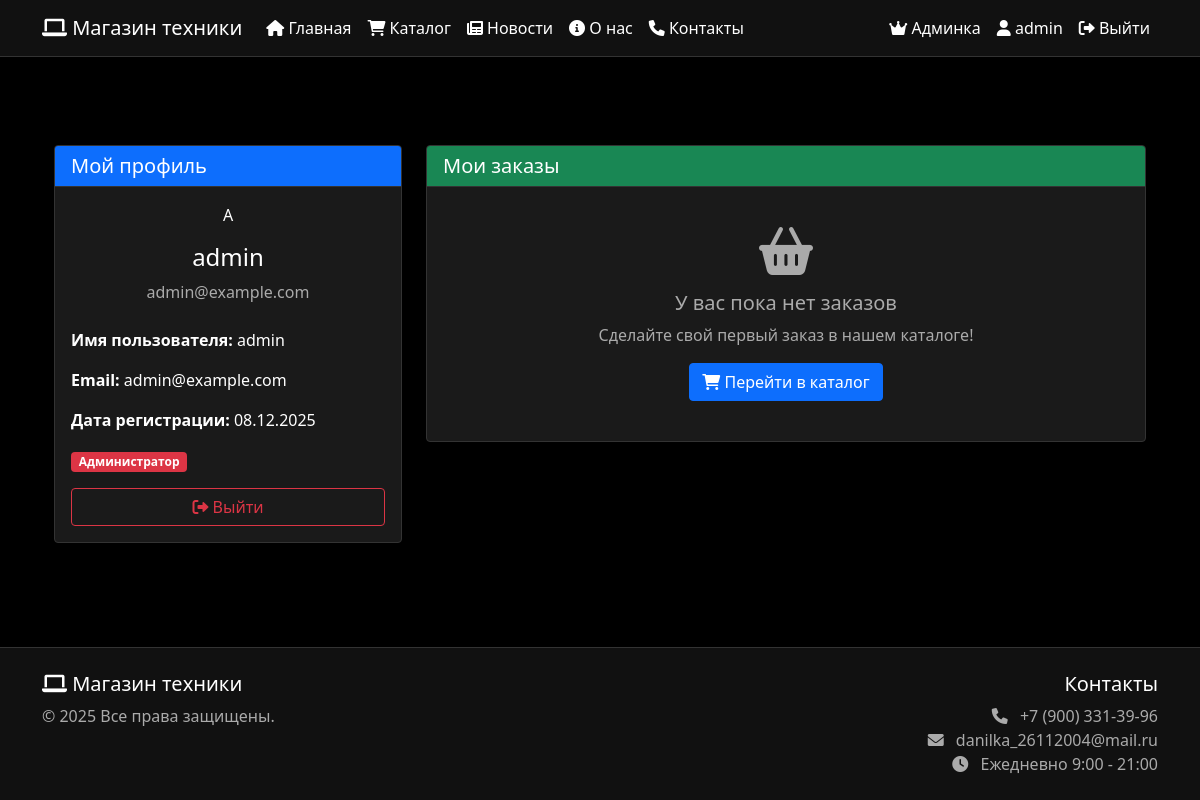
The app's page /profile (signed in) with its own data.
### app.py (models this page shows, shortened)
class User(UserMixin, db.Model):
    id = db.Column(db.Integer, primary_key=True)
    username = db.Column(db.String(80), unique=True, nullable=False)
    email = db.Column(db.String(120), unique=True, nullable=False)
    password_hash = db.Column(db.String(200), nullable=False)
    is_admin = db.Column(db.Boolean, default=False)
    created_at = db.Column(db.DateTime, default=datetime.utcnow)

### app.py (the view)
@app.route('/profile')
@login_required
def profile():
    user_orders = Order.query.filter_by(user_id=current_user.id) \
        .order_by(Order.created_at.desc()) \
        .all()
    return render_template('profile.html', orders=user_orders)

### app.py (called while the page is built)
@app.template_filter('format_date')
def format_date_filter(value, format='%d.%m.%Y'):
    if value is None:
        return ""
    return value.strftime(format)

@login_manager.user_loader
def load_user(user_id):
    return db.session.get(User, int(user_id))

@app.context_processor
def inject_models():
    return dict(
        Order=Order,
        Product=Product,
        News=News,
        User=User
    )

### templates/profile.html (shortened to what this page needs)
{% extends "base.html" %}
{% block content %}
<div class="container mt-5">
    <div class="row">
        <div class="col-md-4">
            <div class="card">
                <div class="card-header bg-primary text-white">
                    <h5 class="mb-0">Мой профиль</h5>
                </div>
                <div class="card-body">
                    <div class="text-center mb-4">
                        <div class="avatar-circle mb-3">
                            <span class="avatar-initials">{{ current_user.username[0].upper() }}</span>
                        </div>
                        <h4>{{ current_user.username }}</h4>
                        <p class="text-muted">{{ current_user.email }}</p>
                    </div>
                    <div class="user-info">
                        <p><strong>Имя пользователя:</strong> {{ current_user.username }}</p>
                        <p><strong>Email:</strong> {{ current_user.email }}</p>
                        <p><strong>Дата регистрации:</strong> {{ current_user.created_at|format_date }}</p>
                        {% if current_user.is_admin %}
                        <p><span class="badge bg-danger">Администратор</span></p>
                        {% endif %}
                    </div>
                    <div class="d-grid mt-3">
                        <a href="{{ url_for('logout') }}" class="btn btn-outline-danger">
                            <i class="fas fa-sign-out-alt"></i> Выйти
                        </a>
                    </div>
                </div>
            </div>
        </div>
        <div class="col-md-8">
            <div class="card">
                <div class="card-header bg-success text-white">
                    <h5 class="mb-0">Мои заказы</h5>
                </div>
                <div class="card-body">
                    {% if orders %}
                    <div class="table-responsive">
                        <table class="table table-hover">
                            <thead>
                                <tr>
                                    <th>№ Заказа</th>
                                    <th>Дата</th>
                                    <th>Товар</th>
                                    <th>Количество</th>
                                    <th>Статус</th>
                                    <th>Сумма</th>
                                    <th>Действия</th>
                                </tr>
                            </thead>
                            <tbody>
                                {% for order in orders %}
                                <tr>
                                    <td><strong>#{{ order.id }}</strong></td>
                                    <td>{{ order.created_at|format_date }}</td>
                                    <td>
                                        {% if order.product %}
                                        {{ order.product.name }}
                                        {% else %}
                                        <span class="text-muted">Товар удален</span>
                                        {% endif %}
                                    </td>
                                    <td>{{ order.quantity }}</td>
                                    <td>
                                        <span class="badge
                                            {% if order.status == 'новый' %}bg-info
                                            {% elif order.status == 'в обработке' %}bg-warning
                                            {% elif order.status == 'выполнен' %}bg-success
                                            {% elif order.status == 'отменен' %}bg-danger
                                            {% else %}bg-secondary{% endif %}">
                                            {{ order.status }}
                                        </span>
                                    </td>
                                    <td>
                                        {% if order.product %}
                                        {{ order.total_price|format_price }}
                                        {% else %}
                                        <span class="text-muted">—</span>
                                        {% endif %}
                                    </td>
                                    <td>
                                        <a href="{{ url_for('check_order_status', order_id=order.id) }}"
                                           class="btn btn-sm btn-outline-info">
                                            <i class="fas fa-eye"></i>
                                        </a>
                                    </td>
                                </tr>
                                {% endfor %}
                            </tbody>
                        </table>
                    </div>
                    {% else %}
                    <div class="text-center py-4">
                        <i class="fas fa-shopping-basket fa-3x text-muted mb-3"></i>
                        <h5 class="text-muted">У вас пока нет заказов</h5>
                        <p class="text-muted">Сделайте свой первый заказ в нашем каталоге!</p>
                        <a href="{{ url_for('catalog') }}" class="btn btn-primary">
                            <i class="fas fa-shopping-cart"></i> Перейти в каталог
                        </a>
                    </div>
                    {% endif %}
                </div>
            </div>
        </div>
    </div>
</div>
{% endblock %}

### templates/base.html (shortened to what this page needs)
<!DOCTYPE html>
<html lang="ru">
<head>
    <link href="https://cdn.jsdelivr.net/npm/bootstrap@5.1.3/dist/css/bootstrap.min.css" rel="stylesheet">
    <link rel="stylesheet" href="https://cdnjs.cloudflare.com/ajax/libs/font-awesome/6.0.0/css/all.min.css">
</head>
<body class="d-flex flex-column">
    <nav class="navbar navbar-expand-lg navbar-dark">
        <div class="container">
            <a class="navbar-brand" href="{{ url_for('index') }}">
                <i class="fas fa-laptop"></i> Магазин техники
            </a>
            <div class="collapse navbar-collapse" id="navbarNav">
                <ul class="navbar-nav me-auto">
                    <li class="nav-item">
                        <a class="nav-link" href="{{ url_for('index') }}">
                            <i class="fas fa-home"></i> Главная
                        </a>
                    </li>
                    <li class="nav-item">
                        <a class="nav-link" href="{{ url_for('catalog') }}">
                            <i class="fas fa-shopping-cart"></i> Каталог
                        </a>
                    </li>
                    <li class="nav-item">
                        <a class="nav-link" href="{{ url_for('news_list') }}">
                            <i class="fas fa-newspaper"></i> Новости
                        </a>
                    </li>
                    <li class="nav-item">
                        <a class="nav-link" href="{{ url_for('about') }}">
                            <i class="fas fa-info-circle"></i> О нас
                        </a>
                    </li>
                    <li class="nav-item">
                        <a class="nav-link" href="{{ url_for('contacts') }}">
                            <i class="fas fa-phone"></i> Контакты
                        </a>
                    </li>
                </ul>
                <ul class="navbar-nav">
                    {% if current_user.is_authenticated %}
                        {% if current_user.is_admin %}
                            <li class="nav-item">
                                <a class="nav-link text-warning" href="{{ url_for('admin_panel') }}">
                                    <i class="fas fa-crown"></i> Админка
                                </a>
                            </li>
                        {% endif %}
                        <li class="nav-item">
                            <a class="nav-link" href="{{ url_for('profile') }}">
                                <i class="fas fa-user"></i> {{ current_user.username }}
                            </a>
                        </li>
                        <li class="nav-item">
                            <a class="nav-link" href="{{ url_for('logout') }}">
                                <i class="fas fa-sign-out-alt"></i> Выйти
                            </a>
                        </li>
                    {% endif %}
                </ul>
            </div>
        </div>
    </nav>
    <main class="container py-4">
        {% block content %}{% endblock %}
    </main>
    <footer class="py-4 mt-auto">
        <div class="container">
            <div class="row">
                <div class="col-md-6">
                    <h5><i class="fas fa-laptop"></i> Магазин техники</h5>
                    <p class="text-muted">© 2025 Все права защищены.</p>
                </div>
                <div class="col-md-6 text-end">
                    <h5>Контакты</h5>
                    <p class="text-muted mb-0">
                        <i class="fas fa-phone me-2"></i> +7 (900) 331-39-96<br>
                        <i class="fas fa-envelope me-2"></i> danilka_26112004@mail.ru<br>
                        <i class="fas fa-clock me-2"></i> Ежедневно 9:00 - 21:00
                    </p>
                </div>
            </div>
        </div>
    </footer>
</body>
</html>

### templates/base.html (style rules this page uses)
:root { --bg-dark: #000000; --bg-darker: #111111; --bg-light: #1a1a1a; --text-light: #ffffff; --text-muted: #aaaaaa; --primary-color: #0d6efd; --secondary-color: #6c757d; --border-color: #333333; }
body { background-color: var(--bg-dark); color: var(--text-light); min-height: 100vh; }
.navbar { background-color: var(--bg-darker) !important; border-bottom: 1px solid var(--border-color); }
.navbar-brand, .nav-link { color: var(--text-light) !important; }
.card { background-color: var(--bg-light); border: 1px solid var(--border-color); color: var(--text-light); }
.card-header { background-color: var(--bg-darker); border-bottom: 1px solid var(--border-color); }
.card-text, .text-muted { color: var(--text-muted) !important; }
.btn-primary { background-color: var(--primary-color); border-color: var(--primary-color); }
footer { background-color: var(--bg-darker); border-top: 1px solid var(--border-color); margin-top: auto; }
.badge { color: var(--text-light); }

### records on screen
User: username "admin", username "A", email "admin@example.com", created_at "08.12.2025"
